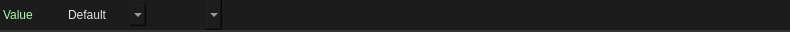
<?xml version="1.0" encoding="UTF-8"?>
<ui version="4.0">
 <class>Widget</class>
 <widget class="QWidget" name="Widget">
  <property name="geometry">
   <rect>
    <x>0</x>
    <y>0</y>
    <width>790</width>
    <height>32</height>
   </rect>
  </property>
  <property name="minimumSize">
   <size>
    <width>0</width>
    <height>0</height>
   </size>
  </property>
  <property name="maximumSize">
   <size>
    <width>16777215</width>
    <height>32</height>
   </size>
  </property>
  <property name="windowTitle">
   <string>Form</string>
  </property>
  <property name="styleSheet">
   <string notr="true">.QWidget {
    font: 580 10pt &quot;Segoe UI&quot;;
    border: 2px solid black;
    border-radius: 0px;
    border-left: 0px;
    border-right: 0px;
	border-top: 0px;
    border-color: rgba(50, 50, 50, 255);
    padding: 8px;
    padding-left: 6px;
    padding-right: 6px;
    color: #E3E3E3;
    background-color: #1C1C1C;
}

.QWidget::hover {
}
.QWidget::selected {
    background-color: #414956;
}</string>
  </property>
  <layout class="QVBoxLayout" name="verticalLayout">
   <property name="spacing">
    <number>0</number>
   </property>
   <property name="leftMargin">
    <number>0</number>
   </property>
   <property name="topMargin">
    <number>0</number>
   </property>
   <property name="rightMargin">
    <number>0</number>
   </property>
   <property name="bottomMargin">
    <number>0</number>
   </property>
   <item>
    <widget class="QFrame" name="frame">
     <property name="minimumSize">
      <size>
       <width>0</width>
       <height>32</height>
      </size>
     </property>
     <property name="maximumSize">
      <size>
       <width>16777215</width>
       <height>32</height>
      </size>
     </property>
     <property name="styleSheet">
      <string notr="true">.QFrame {
    font: 580 10pt &quot;Segoe UI&quot;;
    border: 2px solid black;
    border-radius: 0px;
    border-left: 0px;
    border-right: 0px;
	border-top: 0px;
    border-color: rgba(50, 50, 50, 255);
    color: #E3E3E3;
    background-color: #1C1C1C;
}

.QFrame::hover {
}
.QFrame::selected {
    background-color: #414956;
}</string>
     </property>
     <property name="frameShape">
      <enum>QFrame::StyledPanel</enum>
     </property>
     <property name="frameShadow">
      <enum>QFrame::Raised</enum>
     </property>
     <property name="lineWidth">
      <number>0</number>
     </property>
     <layout class="QHBoxLayout" name="horizontalLayout_2">
      <property name="spacing">
       <number>16</number>
      </property>
      <property name="leftMargin">
       <number>0</number>
      </property>
      <property name="topMargin">
       <number>0</number>
      </property>
      <property name="rightMargin">
       <number>0</number>
      </property>
      <property name="bottomMargin">
       <number>0</number>
      </property>
      <item>
       <layout class="QHBoxLayout" name="layout">
        <property name="sizeConstraint">
         <enum>QLayout::SetFixedSize</enum>
        </property>
        <item>
         <widget class="QLabel" name="property_class">
          <property name="sizePolicy">
           <sizepolicy hsizetype="Fixed" vsizetype="Preferred">
            <horstretch>0</horstretch>
            <verstretch>0</verstretch>
           </sizepolicy>
          </property>
          <property name="styleSheet">
           <string notr="true">border:0px;
background-color: rgba(255, 255, 255, 0);
font: 8pt &quot;Segoe UI&quot;;
padding-right: 16px;

color: rgb(166, 255, 164);</string>
          </property>
          <property name="text">
           <string>Value</string>
          </property>
         </widget>
        </item>
        <item>
         <widget class="QComboBox" name="logic_switch">
          <property name="sizePolicy">
           <sizepolicy hsizetype="Fixed" vsizetype="Fixed">
            <horstretch>0</horstretch>
            <verstretch>0</verstretch>
           </sizepolicy>
          </property>
          <property name="styleSheet">
           <string notr="true">QComboBox {
    font: 580 8pt &quot;Segoe UI&quot;;
    border: 2px solid black;
    border-radius: 0px;
    border-color: rgba(80, 80, 80, 255);
    height: 18px;
    padding-top: 2px;
    padding-bottom: 2px;
	border-top:none;
border-bottom:none;
border:none;
    color: #E3E3E3;
    background-color: #1C1C1C;
}

QComboBox:hover {
    background-color: #414956;
    color: white;
}

QComboBox:pressed {
}

QComboBox:item {
    font: 580  8pt &quot;Segoe UI&quot;;
    color: #E3E3E3;
    padding-left: 5px;
    background-color: #1C1C1C;
    border-style: none;
}

QComboBox::drop-down {
    color: #E3E3E3;
    padding: 2px;
    background: url(://icons/arrow_drop_down_16dp.svg) no-repeat center;
    border-bottom: 0px solid black;
    border-top: 0px solid black;
    border-right: 0px;
    border-left: 2px solid;
    margin-left: 5px;
    padding: 5px;
    width: 7px;
    border-color: rgba(80, 80, 80, 255);
    background-color: #1C1C1C;
border:none;
}

QComboBox::drop-down:hover {
    background-color: #414956;
    color: white;
}


QComboBox QAbstractItemView {
    border: 2px solid gray;
    border-color: rgba(80, 80, 80, 255);
    selection-background-color: #414956;
    background-color: #1C1C1C;
}


QComboBox QAbstractItemView::item {
    height: 16px; /* Set the height of each item */
    padding: 4px; /* Add padding to each item */
    padding-left: 5px;
    padding-right: 5px;
    color: #ff8a8a8a;
    border-style: none;
    border-bottom: 0.5px solid black;
    border-color: rgba(255, 255, 255, 10);
}


QComboBox QAbstractItemView::item:selected {
    height: 16px; /* Set the height of each item */
    padding: 4px; /* Add padding to each item */
    padding-left: 5px;
    padding-right: 5px;
    background-color: #414956;
    color: white;
    border: none; /* Remove border */
    outline: none; /* Remove outline */
}
</string>
          </property>
          <property name="currentIndex">
           <number>0</number>
          </property>
          <item>
           <property name="text">
            <string>Default</string>
           </property>
          </item>
          <item>
           <property name="text">
            <string>Bool</string>
           </property>
          </item>
          <item>
           <property name="text">
            <string>Variable</string>
           </property>
          </item>
          <item>
           <property name="text">
            <string>Expression</string>
           </property>
          </item>
         </widget>
        </item>
        <item>
         <widget class="QComboBox" name="value">
          <property name="styleSheet">
           <string notr="true">QComboBox {
    font: 580 10pt &quot;Segoe UI&quot;;
    border: 2px solid black;
    border-radius: 0px;
    border-color: rgba(80, 80, 80, 255);
    height: 18px;
    padding-top: 8px;
    padding-bottom: 8px;
	border-top:none;
border-bottom:none;
border:none;
    color: #E3E3E3;
    background-color: #1C1C1C;
}

QComboBox:hover {
    background-color: #414956;
    color: white;
}

QComboBox:pressed {
}

QComboBox:item {
    font: 580  10pt &quot;Segoe UI&quot;;
    color: #E3E3E3;
    padding-left: 5px;
    background-color: #1C1C1C;
    border-style: none;
}

QComboBox::drop-down {
    color: #E3E3E3;
    padding: 2px;
    background: url(://icons/arrow_drop_down_16dp.svg) no-repeat center;
    border-bottom: 0px solid black;
    border-top: 0px solid black;
    border-right: 0px;
    border-left: 2px solid;
    margin-left: 5px;
    padding: 5px;
    width: 7px;
    border-color: rgba(80, 80, 80, 255);
    background-color: #1C1C1C;
border:none;
}

QComboBox::drop-down:hover {
    background-color: #414956;
    color: white;
}


QComboBox QAbstractItemView {
    border: 2px solid gray;
    border-color: rgba(80, 80, 80, 255);
    selection-background-color: #414956;
    background-color: #1C1C1C;
}


QComboBox QAbstractItemView::item {
    height: 16px; /* Set the height of each item */
    padding: 4px; /* Add padding to each item */
    padding-left: 5px;
    padding-right: 5px;
    color: #ff8a8a8a;
    border-style: none;
    border-bottom: 0.5px solid black;
    border-color: rgba(255, 255, 255, 10);
}


QComboBox QAbstractItemView::item:selected {
    height: 16px; /* Set the height of each item */
    padding: 4px; /* Add padding to each item */
    padding-left: 5px;
    padding-right: 5px;
    background-color: #414956;
    color: white;
    border: none; /* Remove border */
    outline: none; /* Remove outline */
}
</string>
          </property>
         </widget>
        </item>
        <item>
         <spacer name="horizontalSpacer">
          <property name="orientation">
           <enum>Qt::Horizontal</enum>
          </property>
          <property name="sizeHint" stdset="0">
           <size>
            <width>40</width>
            <height>20</height>
           </size>
          </property>
         </spacer>
        </item>
       </layout>
      </item>
     </layout>
    </widget>
   </item>
  </layout>
 </widget>
 <resources/>
 <connections/>
</ui>
